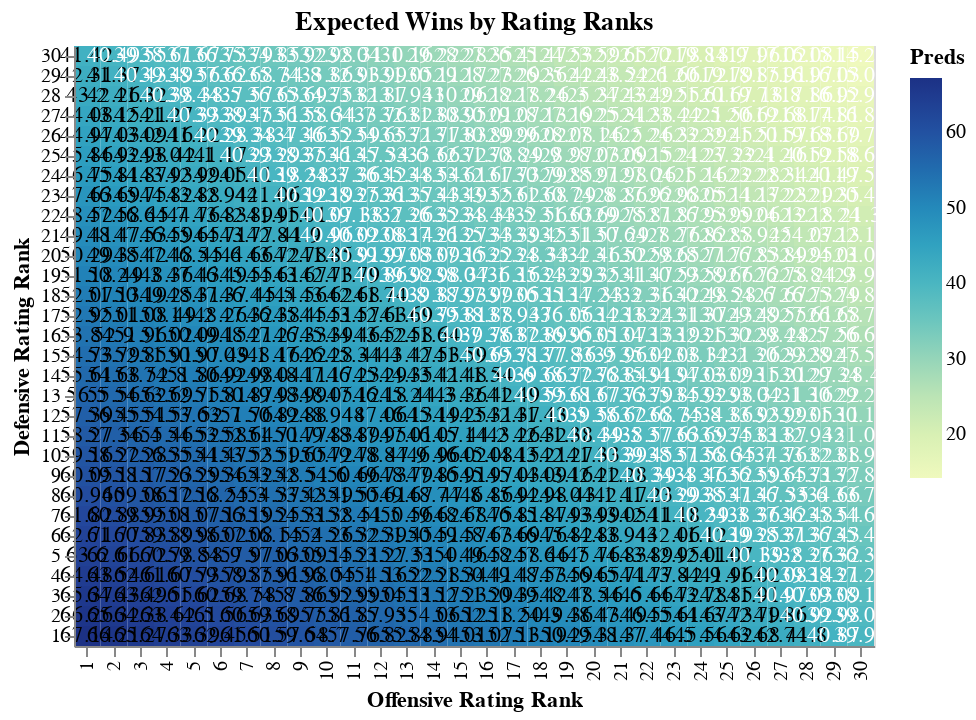

The cell this chart's notebook holds for it:
### Code cell
graph = alt.Chart(ranking_wins_df).mark_rect().encode(
    x=alt.X('Off_Rating_Rank:O', axis = alt.Axis(title='Offensive Rating Rank')),
    y=alt.Y('Def_Rating_Rank:O', axis = alt.Axis(title='Defensive Rating Rank'),
            scale=alt.Scale(domain=[x for x in np.arange(30, 0, -1)])),
    color='Preds:Q'
)

text = alt.Chart(ranking_wins_df).mark_text(baseline='middle').encode(
    x='Off_Rating_Rank:O',
    y=alt.Y('Def_Rating_Rank:O', scale=alt.Scale(domain=[x for x in np.arange(30, 0, -1)])),
    text='Preds:Q',
    color = alt.condition(datum.Preds > 41,
                         alt.value('black'),
                         alt.value('white'))
)


graph = graph.properties(title='Expected Wins by Rating Ranks')

graph + text

### Figure 1 — Vega-Lite specification as saved in the notebook (floating-point values rounded to 4 significant figures; data arrays with more than 128 entries replaced by an {"elided": "..."} marker saying what was removed)
{"$schema": "https://vega.github.io/schema/vega-lite/v2.6.0.json", "config": {"view": {"height": 300, "width": 400}}, "datasets": {"data-3361a5c5488cf21266a373c91551a7dd": {"elided": "900 records"}}, "layer": [{"data": {"name": "data-3361a5c5488cf21266a373c91551a7dd"}, "encoding": {"color": {"field": "Preds", "type": "quantitative"}, "x": {"axis": {"title": "Offensive Rating Rank"}, "field": "Off_Rating_Rank", "type": "ordinal"}, "y": {"axis": {"title": "Defensive Rating Rank"}, "field": "Def_Rating_Rank", "scale": {"domain": [30, 29, 28, 27, 26, 25, 24, 23, 22, 21, 20, 19, 18, 17, 16, 15, 14, 13, 12, 11, 10, 9, 8, 7, 6, 5, 4, 3, 2, 1]}, "type": "ordinal"}}, "mark": "rect", "title": "Expected Wins by Rating Ranks"}, {"data": {"name": "data-3361a5c5488cf21266a373c91551a7dd"}, "encoding": {"color": {"condition": {"test": "(datum.Preds > 41)", "value": "black"}, "value": "white"}, "text": {"field": "Preds", "type": "quantitative"}, "x": {"field": "Off_Rating_Rank", "type": "ordinal"}, "y": {"field": "Def_Rating_Rank", "scale": {"domain": [30, 29, 28, 27, 26, 25, 24, 23, 22, 21, 20, 19, 18, 17, 16, 15, 14, 13, 12, 11, 10, 9, 8, 7, 6, 5, 4, 3, 2, 1]}, "type": "ordinal"}}, "mark": {"baseline": "middle", "type": "text"}}]}
